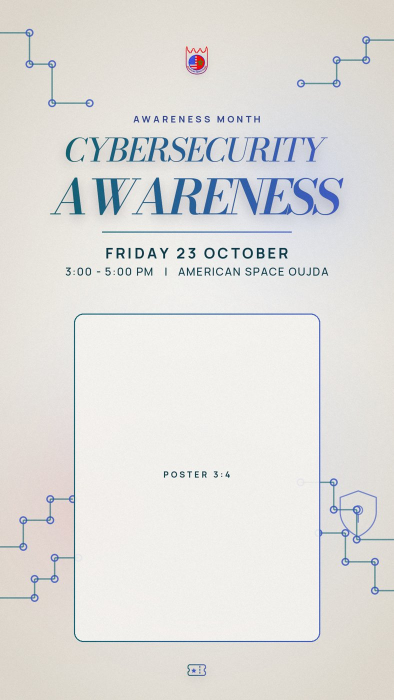
#> input picture handoff/reference/images/event-story-cybersecurity.jpg, 787 x 1400 px, given in place of logo_clean.png, which was not available (shown at 1/2 size)
$ python stories.py
#> lines starting #> are read from the running program, lines starting #| are printed output that depends on the picture; after the words box and inside, x2 and y2 are one past the last pixel; in counts of white or black regions, pixels touching at a corner belong together; pictures that were not available may be replaced by others from this repository, and a replacement may not be noted
### handoff/reference/scripts/covers_v2.py
import sys, os, io
sys.path.insert(0, "/tmp/claude-0/-home-claude/d7047422-f1a0-5bb0-b041-a3f441efef6b/scratchpad")
import numpy as np
import cairosvg
from PIL import Image, ImageDraw, ImageFont, ImageFilter, ImageChops
import cover_madrid as cm
import edge_fx

W, H, CX, CY, F, BASE = cm.W, cm.H, cm.CX, cm.CY, cm.F, cm.BASE
OUT = BASE + "/covers_v2"
os.makedirs(OUT, exist_ok=True)

NAVY = (14, 26, 74)
RED = (214, 34, 43)
CORAL = (255, 106, 90)
CREAM = (244, 239, 230)
WHITE = (255, 255, 255)


# [10 lines left out: function bg_dark, not called in this run]


def bg_light():
    yy, xx = np.mgrid[0:H, 0:W]
    d = np.sqrt(((xx - CX) / 780) ** 2 + ((yy - CY) / 1150) ** 2)
    t = np.clip(d, 0, 1) ** 1.4
    c0, c1 = np.array([253, 252, 249]), np.array([226, 220, 209])
    img = (c0[None, None, :] * (1 - t[..., None]) + c1[None, None, :] * t[..., None]).astype(np.uint8)
    base = Image.fromarray(img, "RGB").convert("RGBA")
    base = Image.alpha_composite(base, cm.radial(840, 500, 560, (170, 196, 255), 0.35, 2.2))
    base = Image.alpha_composite(base, cm.radial(240, 1400, 520, (255, 150, 130), 0.22, 2.0))
    return base.convert("RGB")


def cap_h(font):
    return -font.getbbox("H", anchor="ls")[1]


def fit_font(path, text, max_w, max_size, tracking):
    size = max_size
    while size > 40:
        f = ImageFont.truetype(path, size)
        d = ImageDraw.Draw(Image.new("L", (10, 10)))
        total = sum(d.textlength(c, font=f) for c in text) + tracking * (len(text) - 1)
        if total <= max_w:
            return f
        size -= 4
    return f


def frame(theme, seed):
    bg = bg_dark() if theme == "dark" else bg_light()
    fields = edge_fx.build_fields(seed=seed)
    img = edge_fx.apply_dark(bg, fields) if theme == "dark" else edge_fx.apply_light(bg, fields)
    return img.convert("RGBA")


def finish(img, theme, pill_text, c_left, c_right, ink, y_pill=1170):
    pw, ph = 560, 74
    px0, py0 = CX - pw // 2, y_pill
    ring = Image.new("L", (W, H), 0)
    ImageDraw.Draw(ring).rounded_rectangle([px0, py0, px0 + pw, py0 + ph], radius=ph // 2, outline=255, width=3)
    img = Image.alpha_composite(img, cm.gradient_fill(ring, px0, px0 + pw, c_left, c_right))
    f_label = ImageFont.truetype(F + "/manrope700.ttf", 27)
    cm.spaced(ImageDraw.Draw(img), pill_text, f_label, CX, py0 + ph // 2 + 10, ink + (255,), 5)
    noise = Image.effect_noise((W, H), 46).convert("L")
    a = 26 if theme == "dark" else 18
    grain = Image.merge("RGBA", (noise, noise, noise, Image.new("L", (W, H), a)))
    return Image.alpha_composite(img, grain).convert("RGB")


# [25 lines left out: function word_cover, not called in this run]


# ---- icon version -------------------------------------------------------
CAL_STROKE = """
<rect x="3.5" y="5" width="17" height="15.5" rx="2.2" fill="none"/>
<path d="M3.5 10H20.5M8 3V6.5M16 3V6.5" fill="none"/>
<circle cx="8" cy="14" r="0.85" fill="#000" stroke="none"/>
<circle cx="16" cy="14" r="0.85" fill="#000" stroke="none"/>
<circle cx="8" cy="17.3" r="0.85" fill="#000" stroke="none"/>
<circle cx="12" cy="17.3" r="0.85" fill="#000" stroke="none"/>
"""
CAL_ACCENT = '<circle cx="12" cy="14" r="1.6" fill="#000" stroke="none"/>'


def icon_mask(inner, size=520, cy=850, sw=0.95):
    s = size / 24.0
    x0, y0 = CX - size / 2, cy - size / 2
    svg = f"""<svg xmlns="http://www.w3.org/2000/svg" width="{W}" height="{H}" viewBox="0 0 {W} {H}">
    <g transform="translate({x0} {y0}) scale({s})" stroke="#000" stroke-width="{sw}" stroke-linecap="round" stroke-linejoin="round">{inner}</g></svg>"""
    png = cairosvg.svg2png(bytestring=svg.encode(), output_width=W, output_height=H)
    return Image.open(io.BytesIO(png)).split()[3], x0, x0 + size


# [41 lines left out: functions icon_cover, strip, not called in this run]


# [19 lines that do not run on import are left out]

### handoff/reference/scripts/edge_fx.py
"""Glass light-streak edge effect, modeled on the Real Madrid posters:
long curved streaks smeared along the frame, bright glints with trailing
streaks, rainbow fringes on the highlights."""
import numpy as np
from scipy.ndimage import map_coordinates, zoom, gaussian_filter
from PIL import Image

W, H = 1080, 1920
SC = 0.5  # work at half resolution
w, h = int(W * SC), int(H * SC)
CX, CY = w / 2, h / 2
R = 540 * SC


def _smooth(x, a, b):
    t = np.clip((x - a) / (b - a), 0, 1)
    return t * t * (3 - 2 * t)


def _lic(noise, pert, L=42, step=2.0):
    yy, xx = np.mgrid[0:h, 0:w].astype(np.float32)
    acc = noise.copy()
    cnt = 1
    for sign in (1, -1):
        px, py = xx.copy(), yy.copy()
        for _ in range(L):
            ang = np.arctan2(py - CY, px - CX) + np.pi / 2 + map_coordinates(pert, [py, px], order=1, mode="nearest")
            px = px + sign * np.cos(ang) * step
            py = py + sign * np.sin(ang) * step
            acc += map_coordinates(noise, [py, px], order=1, mode="reflect")
            cnt += 1
    return acc / cnt


def build_fields(seed=7, strength=1.0):
    rng = np.random.default_rng(seed)
    low = rng.standard_normal((9, 5)).astype(np.float32)
    pert = zoom(low, (h / 9, w / 5), order=3)[:h, :w] * 0.20
    pert = np.pad(pert, ((0, h - pert.shape[0]), (0, w - pert.shape[1])), mode="edge")

    fine = rng.random((h, w)).astype(np.float32)
    coarse = gaussian_filter(rng.random((h, w)).astype(np.float32), 2.6)
    f = _lic(fine, pert)
    c = _lic(coarse, pert)
    f = (f - f.mean()) / (f.std() + 1e-6)
    c = (c - c.mean()) / (c.std() + 1e-6)
    tex = np.clip(0.46 + 0.30 * f + 0.48 * c, 0, 1) ** 3.0

    yy, xx = np.mgrid[0:h, 0:w].astype(np.float32)
    dx, dy = xx - CX, yy - CY
    r = np.hypot(dx, dy)
    phi = np.arctan2(dy, dx)

    def angdiff(a, b):
        d = a - b
        return (d + np.pi) % (2 * np.pi) - np.pi

    a1, a2 = np.deg2rad(-42), np.deg2rad(138)
    wgt = 0.03 + 0.97 * np.maximum(np.exp(-(angdiff(phi, a1) / 0.50) ** 2), np.exp(-(angdiff(phi, a2) / 0.58) ** 2))
    m_rad = _smooth(r, R * 0.80, R * 1.03)
    alpha = m_rad * wgt

    I = tex * alpha

    # glints: bright blobs elongated along the tangent, with the streaks trailing them
    blobs = np.zeros((h, w), np.float32)
    for ang, rr, su, sv, amp in [(-50, 0.93, 46, 7, 1.0), (-32, 0.97, 26, 5, 0.7), (141, 0.90, 52, 8, 0.9)]:
        a = np.deg2rad(ang)
        bx, by = CX + np.cos(a) * R * rr, CY + np.sin(a) * R * rr
        tx, ty = -np.sin(a), np.cos(a)
        u = (xx - bx) * tx + (yy - by) * ty
        v = (xx - bx) * np.cos(a) + (yy - by) * np.sin(a)
        blobs += amp * np.exp(-(u / su) ** 2 - (v / sv) ** 2)
    blobs = np.clip(blobs, 0, 1)
    I = gaussian_filter(np.clip(I * strength, 0, 1), 0.9)
    I = np.clip(I + 0.9 * blobs, 0, 1)

    # rainbow fringe: shift channels radially
    ux, uy = np.cos(phi), np.sin(phi)
    out = []
    for s in (1.7, 0.0, -1.7):  # R outward, G centered, B inward
        out.append(map_coordinates(I, [yy + uy * s, xx + ux * s], order=1, mode="nearest"))
    up = lambda a: np.asarray(Image.fromarray((np.clip(a, 0, 1) * 255).astype(np.uint8)).resize((W, H), Image.BICUBIC), dtype=np.float32) / 255
    Ir, Ig, Ib = (up(a) for a in out)
    blob_full = up(blobs)
    return Ir, Ig, Ib, blob_full, up(alpha)


# [6 lines left out: function apply_dark, not called in this run]


def apply_light(img_rgb, fields, tint=(0.40, 0.48, 0.74), k=0.38):
    Ir, Ig, Ib, blob, _ = fields
    base = np.asarray(img_rgb, np.float32) / 255
    s = np.stack([Ir, Ig, Ib], -1) * k
    t = np.array(tint, np.float32)[None, None, :]
    out = base * (1 - s * (1 - t))
    # glints stay bright over the darkened glass
    out = out + (blob[..., None] ** 1.5) * 0.55 * np.array([1.0, 0.98, 0.96], np.float32)[None, None, :]
    return Image.fromarray((np.clip(out, 0, 1) * 255).astype(np.uint8))

### handoff/reference/scripts/cover_madrid.py
import numpy as np
from PIL import Image, ImageDraw, ImageFont, ImageFilter, ImageChops

BASE = "/tmp/claude-0/-home-claude/d7047422-f1a0-5bb0-b041-a3f441efef6b/scratchpad"
F = BASE + "/fonts"
W, H = 1080, 1920
CX, CY = 540, 960

CREAM = (244, 239, 230)
CORAL = (255, 106, 90)


def radial(cx, cy, r, color, alpha_max, power=2.0):
    yy, xx = np.mgrid[0:H, 0:W]
    d = np.sqrt((xx - cx) ** 2 + (yy - cy) ** 2) / r
    a = np.clip(1 - d, 0, 1) ** power * alpha_max
    layer = np.zeros((H, W, 4), dtype=np.uint8)
    layer[..., 0], layer[..., 1], layer[..., 2] = color
    layer[..., 3] = (a * 255).astype(np.uint8)
    return Image.fromarray(layer, "RGBA")


# [20 lines left out: function background, not called in this run]


def gradient_fill(mask, x0, x1, c_left, c_right):
    """Horizontal gradient clipped by mask (L)."""
    xs = np.linspace(0, 1, W)
    xs = np.clip((np.arange(W) - x0) / max(1, (x1 - x0)), 0, 1)
    grad = np.zeros((H, W, 4), dtype=np.uint8)
    for i in range(3):
        grad[..., i] = (c_left[i] * (1 - xs) + c_right[i] * xs)[None, :].astype(np.uint8)
    grad[..., 3] = 255
    g = Image.fromarray(grad, "RGBA")
    out = Image.new("RGBA", (W, H), (0, 0, 0, 0))
    out.paste(g, (0, 0), mask)
    return out


def text_mask(text, font, cx, cy, tracking=0):
    mask = Image.new("L", (W, H), 0)
    d = ImageDraw.Draw(mask)
    widths = [d.textlength(ch, font=font) for ch in text]
    total = sum(widths) + tracking * (len(text) - 1)
    x = cx - total / 2
    for ch, w in zip(text, widths):
        d.text((x, cy), ch, font=font, fill=255, anchor="ls")
        x += w + tracking
    return mask, total


def spaced(draw, text, font, cx, cy, fill, spacing):
    widths = [draw.textlength(ch, font=font) for ch in text]
    total = sum(widths) + spacing * (len(text) - 1)
    x = cx - total / 2
    for ch, w in zip(text, widths):
        draw.text((x, cy), ch, font=font, fill=fill, anchor="ls")
        x += w + spacing
    return total


# [53 lines left out: functions build, circle_preview, not called in this run]


# [5 lines that do not run on import are left out]

### handoff/reference/scripts/covers_v3.py
import sys, os, io
sys.path.insert(0, "/tmp/claude-0/-home-claude/d7047422-f1a0-5bb0-b041-a3f441efef6b/scratchpad")
import numpy as np
from PIL import Image, ImageDraw, ImageFont, ImageFilter, ImageChops
import covers_v2 as c2
import cover_madrid as cm

W, H, CX, CY, BASE = c2.W, c2.H, c2.CX, c2.CY, c2.BASE
OUT = BASE + "/covers_v3"
os.makedirs(OUT, exist_ok=True)
NAVY, RED = c2.NAVY, c2.RED

ICONS = {
    "clubs": (
        """<circle cx="5.2" cy="10" r="2" fill="none"/>
<path d="M2 17.6c0-2.2 1.3-3.8 3.2-3.8" fill="none"/>
<circle cx="18.8" cy="10" r="2" fill="none"/>
<path d="M22 17.6c0-2.2-1.3-3.8-3.2-3.8" fill="none"/>
<path d="M7.4 19.4c0-2.8 2-4.9 4.6-4.9s4.6 2.1 4.6 4.9" fill="none"/>""",
        """<circle cx="12" cy="9.2" r="2.45" fill="#000" stroke="none"/>"""),
    "events": (
        """<path d="M3 8.5a2 2 0 0 1 2-2h14a2 2 0 0 1 2 2v1.6a2 2 0 0 0 0 3.8v1.6a2 2 0 0 1-2 2H5a2 2 0 0 1-2-2v-1.6a2 2 0 0 0 0-3.8z" fill="none"/>
<path d="M15.2 8v8" fill="none" stroke-dasharray="1.3 1.7"/>""",
        """<path d="M9 9.9l.8 1.65 1.8.24-1.3 1.25.33 1.8L9 14l-1.63.84.33-1.8-1.3-1.25 1.8-.24z" fill="#000" stroke="none"/>"""),
    "classes": (
        """<path d="M5 4h14a2 2 0 0 1 2 2v7a2 2 0 0 1-2 2H11l-4.5 4v-4H5a2 2 0 0 1-2-2V6a2 2 0 0 1 2-2z" fill="none"/>
<path d="M9.4 12.3L12 6.6l2.6 5.7" fill="none"/>""",
        """<path d="M10.4 10.5h3.2" fill="none"/>"""),
    "visit": (
        """<path d="M12 21.4s-6.6-5.6-6.6-11.2a6.6 6.6 0 0 1 13.2 0c0 5.6-6.6 11.2-6.6 11.2z" fill="none"/>""",
        """<circle cx="12" cy="10.2" r="2.6" fill="#000" stroke="none"/>"""),
    "recaps": (
        """<rect x="3" y="5.5" width="18" height="13" rx="2.6" fill="none"/>""",
        """<path d="M10 9.4l5 2.6-5 2.6z" fill="#000" stroke-linejoin="round"/>"""),
}


# [4 lines left out: function grain, not called in this run]


def icon_only(key, seed, out_name):
    stroke, accent = ICONS[key]
    img = c2.frame("light", seed)
    m_stroke, xa, xb = c2.icon_mask(stroke, size=520, cy=CY, sw=0.9)
    m_acc, _, _ = c2.icon_mask(accent, size=520, cy=CY, sw=0.9)
    sh = Image.new("RGBA", (W, H), (0, 0, 0, 0))
    both = ImageChops.lighter(m_stroke, m_acc)
    sh.paste((40, 30, 60, 255), (0, 0), ImageChops.offset(both, 0, 12).filter(ImageFilter.GaussianBlur(16)).point(lambda v: int(v * 0.26)))
    img = Image.alpha_composite(img, sh)
    img = Image.alpha_composite(img, cm.gradient_fill(m_stroke, xa, xb, NAVY, RED))
    acc = Image.new("RGBA", (W, H), (0, 0, 0, 0))
    acc.paste(RED + (255,), (0, 0), m_acc)
    img = Image.alpha_composite(img, acc)
    out = grain(img)
    out.save(f"{OUT}/{out_name}.png")
    return out


# [13 lines that do not run on import are left out]

### handoff/reference/scripts/stories.py
import sys, os, shutil
sys.path.insert(0, "/tmp/claude-0/-home-claude/d7047422-f1a0-5bb0-b041-a3f441efef6b/scratchpad")
import numpy as np
from PIL import Image, ImageDraw, ImageFont, ImageFilter, ImageChops
import covers_v2 as c2
import covers_v3 as c3
import cover_madrid as cm

W, H, CX, CY, F, BASE = c2.W, c2.H, c2.CX, c2.CY, c2.F, c2.BASE
NAVY, RED = c2.NAVY, c2.RED
FINAL = BASE + "/final"
os.makedirs(FINAL + "/covers", exist_ok=True)
os.makedirs(FINAL + "/stories", exist_ok=True)

c3.ICONS["links"] = (
    """<path d="M10 13a5 5 0 0 0 7.54.54l3-3a5 5 0 0 0-7.07-7.07l-1.72 1.71" fill="none"/>
<path d="M14 11a5 5 0 0 0-7.54-.54l-3 3a5 5 0 0 0 7.07 7.07l1.71-1.71" fill="none"/>""",
    """<circle cx="12" cy="12" r="1.35" fill="#000" stroke="none"/>""")

from scipy.ndimage import map_coordinates, zoom, gaussian_filter
import edge_fx


def corner_fields(Wd, Hd, seed, corners=(-45, 135)):
    """Madrid-style streaks confined to the top-right and bottom-left corners of any canvas."""
    w, h = Wd // 2, Hd // 2
    cx, cy = w / 2, h / 2
    rng = np.random.default_rng(seed)
    low = rng.standard_normal((9, 6)).astype(np.float32)
    pert = zoom(low, (h / 9, w / 6), order=3)
    pert = np.pad(pert, ((0, max(0, h - pert.shape[0])), (0, max(0, w - pert.shape[1]))), mode="edge")[:h, :w] * 0.2
    fine = rng.random((h, w)).astype(np.float32)
    coarse = gaussian_filter(rng.random((h, w)).astype(np.float32), 2.6)
    yy, xx = np.mgrid[0:h, 0:w].astype(np.float32)

    def tang(px, py):
        nx, ny = (px - cx) / (w / 2), (py - cy) / (h / 2)
        return np.arctan2(nx * (h / 2), -ny * (w / 2)) + map_coordinates(pert, [py, px], order=1, mode="nearest")

    def lic(noise, L=40, step=2.0):
        acc, cnt = noise.copy(), 1
        for sign in (1, -1):
            px, py = xx.copy(), yy.copy()
            for _ in range(L):
                a = tang(px, py)
                px = px + sign * np.cos(a) * step
                py = py + sign * np.sin(a) * step
                acc += map_coordinates(noise, [py, px], order=1, mode="reflect")
                cnt += 1
        return acc / cnt

    f, c = lic(fine), lic(coarse)
    f = (f - f.mean()) / (f.std() + 1e-6)
    c = (c - c.mean()) / (c.std() + 1e-6)
    tex = np.clip(0.46 + 0.30 * f + 0.48 * c, 0, 1) ** 3.0
    nx, ny = (xx - cx) / (w / 2), (yy - cy) / (h / 2)
    rn, phi = np.hypot(nx, ny), np.arctan2(ny, nx)
    ad = lambda a, b: (a - b + np.pi) % (2 * np.pi) - np.pi
    wgt = 0.02 + 0.98 * np.maximum.reduce([np.exp(-(ad(phi, np.deg2rad(c)) / 0.30) ** 2) for c in corners])
    I = gaussian_filter(tex * edge_fx._smooth(rn, 0.93, 1.36) * wgt * 0.8, 0.9)
    blobs = np.zeros((h, w), np.float32)
    blist = []
    for i, c in enumerate(corners):
        blist += [(c - 2, 1.0 - 0.1 * i, 34 + 4 * i, 5), (c + (14 if c < 0 else -14), 0.6, 20, 4)]
    for ang, amp, su, sv in blist:
        a = np.deg2rad(ang)
        bnx, bny = np.cos(a) * 1.12, np.sin(a) * 1.12
        bx, by = cx + bnx * (w / 2), cy + bny * (h / 2)
        tx, ty = -bny * (w / 2), bnx * (h / 2)
        n = np.hypot(tx, ty)
        tx, ty = tx / n, ty / n
        u = (xx - bx) * tx + (yy - by) * ty
        v = -(xx - bx) * ty + (yy - by) * tx
        blobs += amp * np.exp(-(u / su) ** 2 - (v / sv) ** 2)
    I = np.clip(I + 0.85 * np.clip(blobs, 0, 1), 0, 1)
    rx, ry = nx * (w / 2), ny * (h / 2)
    rl = np.hypot(rx, ry) + 1e-6
    rx, ry = rx / rl, ry / rl
    ch = [map_coordinates(I, [yy + ry * s, xx + rx * s], order=1, mode="nearest") for s in (1.6, 0.0, -1.6)]

    def up(a):
        return np.asarray(Image.fromarray((np.clip(a, 0, 1) * 255).astype(np.uint8)).resize((Wd, Hd), Image.BICUBIC), dtype=np.float32) / 255

    return up(ch[0]), up(ch[1]), up(ch[2]), up(blobs), None


CORNERS = {11: (-45, 135), 83: (-135, 45), 31: (-20, 160), 23: (-60, 120), 71: (-150, 30), 47: (-45, 45), 59: (-135, 135)}


def story_bg(seed):
    bg = c2.bg_light()
    return edge_fx.apply_light(bg, corner_fields(W, H, seed, CORNERS.get(seed, (-45, 135)))).convert("RGBA")


LOGO = Image.open("/tmp/claude-0/-home-claude/d7047422-f1a0-5bb0-b041-a3f441efef6b/scratchpad/logo_clean.png").convert("RGBA")


def paste_logo(img, y=150, h=150):
    w = int(h * LOGO.width / LOGO.height)
    lg = LOGO.resize((w, h), Image.LANCZOS)
    sh = Image.new("RGBA", (W, H), (0, 0, 0, 0))
    P = 40
    pa = Image.new("L", (w + 2 * P, h + 2 * P), 0)
    pa.paste(lg.getchannel("A"), (P, P))
    a = pa.filter(ImageFilter.GaussianBlur(10)).point(lambda v: int(v * 0.16))
    sh.paste((40, 30, 60, 255), (CX - w // 2 - P, y + 8 - P), a)
    img = Image.alpha_composite(img, sh)
    img.alpha_composite(lg, (CX - w // 2, y))
    return img


def title_block(img, top, word, base_y, max_word, max_top):
    f_word = c2.fit_font(F + "/bodoni600i.ttf", word, 800, max_word, -6)
    top_base = base_y - c2.cap_h(f_word) - 46
    f_top = c2.fit_font(F + "/bodoni500i.ttf", top, 740, max_top, -2)
    m_top, w_top = cm.text_mask(top, f_top, CX, top_base, tracking=-2)
    m_word, w_word = cm.text_mask(word, f_word, CX, base_y, tracking=-6)
    for m, wd in [(m_top, w_top), (m_word, w_word)]:
        sh = Image.new("RGBA", (W, H), (0, 0, 0, 0))
        sh.paste((40, 30, 60, 255), (0, 0), ImageChops.offset(m, 0, 12).filter(ImageFilter.GaussianBlur(16)).point(lambda v: int(v * 0.28)))
        img = Image.alpha_composite(img, sh)
        x0 = CX - wd / 2
        img = Image.alpha_composite(img, cm.gradient_fill(m, x0, x0 + wd, NAVY, RED))
    return img


def story(key, top, word, icon, seed, out):
    img = story_bg(seed)
    img = paste_logo(img)
    if icon:
        stroke, accent = c3.ICONS[icon]
        m_s, xa, xb = c2.icon_mask(stroke, size=340, cy=690, sw=0.9)
        m_a, _, _ = c2.icon_mask(accent, size=340, cy=690, sw=0.9)
        both = ImageChops.lighter(m_s, m_a)
        sh = Image.new("RGBA", (W, H), (0, 0, 0, 0))
        sh.paste((40, 30, 60, 255), (0, 0), ImageChops.offset(both, 0, 10).filter(ImageFilter.GaussianBlur(14)).point(lambda v: int(v * 0.26)))
        img = Image.alpha_composite(img, sh)
        img = Image.alpha_composite(img, cm.gradient_fill(m_s, xa, xb, NAVY, RED))
        acc = Image.new("RGBA", (W, H), (0, 0, 0, 0))
        acc.paste(RED + (255,), (0, 0), m_a)
        img = Image.alpha_composite(img, acc)
        img = title_block(img, top, word, 1230, 230, 120)
        y_pill = 1325
    else:
        img = title_block(img, top, word, 1075, 285, 150)
        y_pill = 1170
    res = c2.finish(img, "light", "AMERICAN SPACE OUJDA", NAVY, RED, NAVY, y_pill=y_pill)
    res.save(out)
    return res


if __name__ == "__main__":
    spec = [("this-month", "THIS", "MONTH", None, 11, "This Month"),
            ("links", "USEFUL", "LINKS", "links", 83, "Links"),
            ("clubs", "WEEKLY", "CLUBS", "clubs", 31, "Clubs"),
            ("events", "UPCOMING", "EVENTS", "events", 23, "Events"),
            ("classes", "ENGLISH", "CLASSES", "classes", 71, "English Classes"),
            ("visit", "PLAN YOUR", "VISIT", "visit", 47, "Visit"),
            ("recaps", "EVENT", "RECAPS", "recaps", 59, "Recaps")]
    covers, stories, labels = [], [], []
    old = BASE + "/covers_v3"
    for i, (key, top, word, icon, seed, lab) in enumerate(spec, start=1):
        # cover
        if key == "this-month":
            cv = Image.open(old + "/1-this-month.png").convert("RGB")
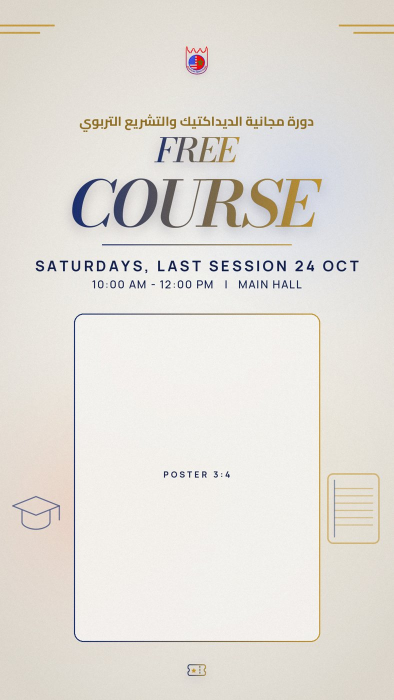
#> input picture handoff/reference/images/event-story-free-course.jpg, 787 x 1400 px, given in place of 1-this-month.png, which was not available (shown at 1/2 size)
#> cv is the input picture: PIL image 787x1400 RGB; mean R, G, B 226.7, 223.1, 217.4
        elif key == "links":
            cv = c3.icon_only("links", seed, "tmp-links")
        else:
            idx = {"clubs": 2, "events": 3, "classes": 4, "visit": 5, "recaps": 6}[key]
            fname = {"clubs": "2-clubs", "events": "3-events", "classes": "4-classes", "visit": "5-visit", "recaps": "6-recaps"}[key]
            cv = Image.open(f"{old}/{fname}.png").convert("RGB")
        cv.save(f"{FINAL}/covers/cover-{i}-{key}.png")
        covers.append(cv)
        st = story(key, top, word, icon, seed, f"{FINAL}/stories/story-{i}-{key}.png")
#> in bg_light, `base = Image.fromarray(img, "RGB").convert("RGBA")`:
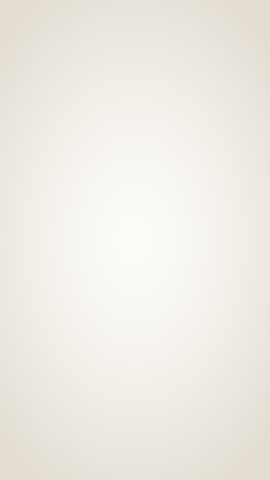
#> base: PIL image 1080x1920 RGBA (shown at 1/4 size); mean R, G, B, A 239.2, 235.7, 228.8, 255
#> in apply_light, `s = np.stack([Ir, Ig, Ib], -1) * k`:
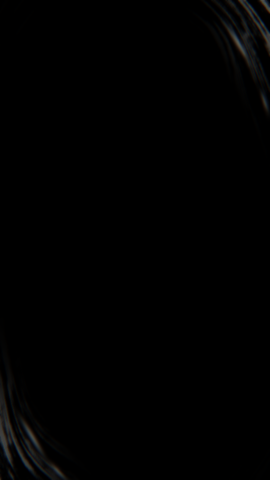
#> s: shape (1920, 1080, 3) float32 (shown at 1/4 size); mean of channels 0, 1, 2 0.00435, 0.00426, 0.00416; drawn as R, G, B
#> in apply_light, `out = out + (blob[..., None] ** 1.5) * 0.55 * np.array([1.0, 0.98, 0.9..`:
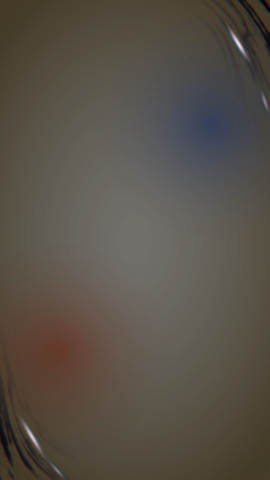
#> out: shape (1920, 1080, 3) float32 (shown at 1/4 size); mean R, G, B 0.929, 0.91, 0.893; drawn with min black and max white
#> in paste_logo, `lg = LOGO.resize((w, h), Image.LANCZOS)`:
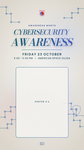
#> lg: PIL image 84x150 RGBA; mean R, G, B, A 223.6, 222.5, 220.1, 255
#> in paste_logo, `pa.paste(lg.getchannel("A"), (P, P))`:
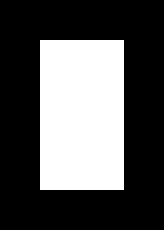
#> pa: PIL image 164x230 L; 33.4% white; 1 white region, box (x1, y1, x2, y2) and area: (40, 40, 124, 190) 12600
#> in paste_logo, `a = pa.filter(ImageFilter.GaussianBlur(10)).point(lambda v: int(v * 0...`:
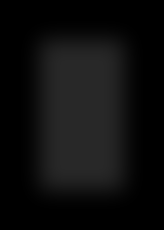
#> a: PIL image 164x230 L; min 0, max 40, mean 13.3
#> (the rest of the program and of its run is left out)
